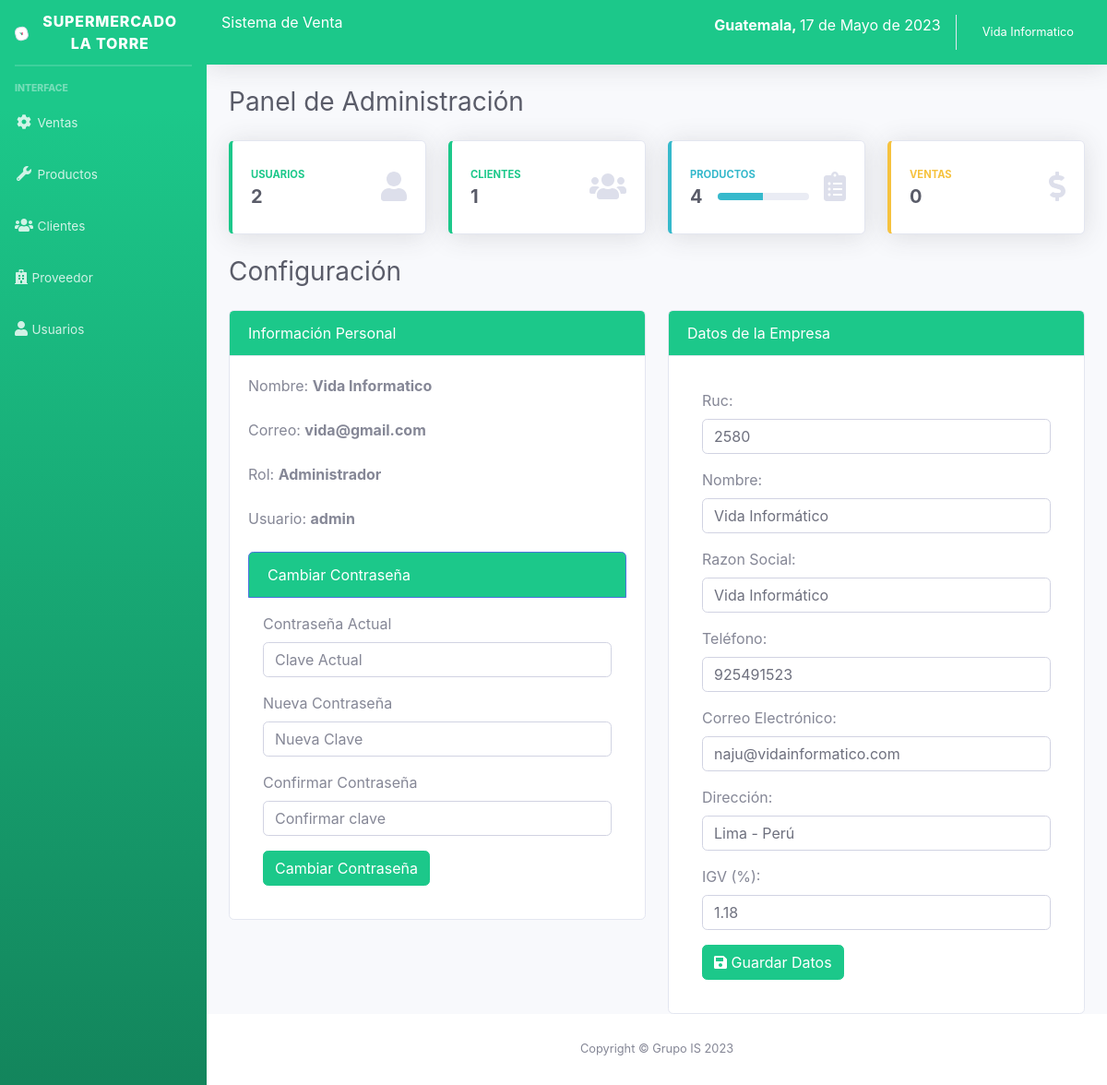
Page /sistema/ (signed in) on the committed database.
### tables this page shows
CREATE TABLE `configuracion` (
  `id` int(11) NOT NULL,
  `dni` int(11) NOT NULL,
  `nombre` varchar(100) NOT NULL,
  `razon_social` varchar(100) NOT NULL,
  `telefono` int(11) NOT NULL,
  `email` varchar(100) NOT NULL,
  `direccion` text NOT NULL,
  `igv` decimal(10,2) NOT NULL
);

### sistema/index.php (the view, shortened to what this page needs)
<?php include_once "includes/header.php"; ?>
<div class="container-fluid">
	<div class="d-sm-flex align-items-center justify-content-between mb-4">
		<h1 class="h3 mb-0 text-gray-800">Panel de Administración</h1>
	</div>
	<div class="row">
		<a class="col-xl-3 col-md-6 mb-4" href="lista_usuarios.php">
			<div class="card border-left-success shadow h-100 py-2">
				<div class="card-body">
					<div class="row no-gutters align-items-center">
						<div class="col mr-2">
							<div class="text-xs font-weight-bold text-success text-uppercase mb-1">Usuarios</div>
							<div class="h5 mb-0 font-weight-bold text-gray-800"><?php echo $data['usuarios']; ?></div>
						</div>
						<div class="col-auto">
							<i class="fas fa-user fa-2x text-gray-300"></i>
						</div>
					</div>
				</div>
			</div>
		</a>
		<a class="col-xl-3 col-md-6 mb-4" href="lista_cliente.php">
			<div class="card border-left-success shadow h-100 py-2">
				<div class="card-body">
					<div class="row no-gutters align-items-center">
						<div class="col mr-2">
							<div class="text-xs font-weight-bold text-success text-uppercase mb-1">Clientes</div>
							<div class="h5 mb-0 font-weight-bold text-gray-800"><?php echo $data['clientes']; ?></div>
						</div>
						<div class="col-auto">
							<i class="fas fa-users fa-2x text-gray-300"></i>
						</div>
					</div>
				</div>
			</div>
		</a>
		<a class="col-xl-3 col-md-6 mb-4" href="lista_productos.php">
			<div class="card border-left-info shadow h-100 py-2">
				<div class="card-body">
					<div class="row no-gutters align-items-center">
						<div class="col mr-2">
							<div class="text-xs font-weight-bold text-info text-uppercase mb-1">Productos</div>
							<div class="row no-gutters align-items-center">
								<div class="col-auto">
									<div class="h5 mb-0 mr-3 font-weight-bold text-gray-800"><?php echo $data['productos']; ?></div>
								</div>
								<div class="col">
									<div class="progress progress-sm mr-2">
										<div class="progress-bar bg-info" role="progressbar" style="width: 50%" aria-valuenow="50" aria-valuemin="0" aria-valuemax="100"></div>
									</div>
								</div>
							</div>
						</div>
						<div class="col-auto">
							<i class="fas fa-clipboard-list fa-2x text-gray-300"></i>
						</div>
					</div>
				</div>
			</div>
		</a>
		<a class="col-xl-3 col-md-6 mb-4" href="ventas.php">
			<div class="card border-left-warning shadow h-100 py-2">
				<div class="card-body">
					<div class="row no-gutters align-items-center">
						<div class="col mr-2">
							<div class="text-xs font-weight-bold text-warning text-uppercase mb-1">Ventas</div>
							<div class="h5 mb-0 font-weight-bold text-gray-800"><?php echo $data['ventas']; ?></div>
						</div>
						<div class="col-auto">
							<i class="fas fa-dollar-sign fa-2x text-gray-300"></i>
						</div>
					</div>
				</div>
			</div>
		</a>
	</div>
	<div class="d-sm-flex align-items-center justify-content-between mb-4">
		<h1 class="h3 mb-0 text-gray-800">Configuración</h1>
	</div>
	<div class="row">
		<div class="col-lg-6">
			<div class="card">
				<div class="card-header bg-success text-white">
					Información Personal
				</div>
				<div class="card-body">
					<div class="form-group">
						<label>Nombre: <strong><?php echo $_SESSION['nombre']; ?></strong></label>
					</div>
					<div class="form-group">
						<label>Correo: <strong><?php echo $_SESSION['email']; ?></strong></label>
					</div>
					<div class="form-group">
						<label>Rol: <strong><?php echo $_SESSION['rol_name']; ?></strong></label>
					</div>
					<div class="form-group">
						<label>Usuario: <strong><?php echo $_SESSION['user']; ?></strong></label>
					</div>
					<ul class="list-group">
						<li class="list-group-item active bg-success">Cambiar Contraseña</li>
						<form action="" method=" post" name="frmChangePass" id="frmChangePass" class="p-3">
							<div class="form-group">
								<label>Contraseña Actual</label>
								<input type="password" name="actual" id="actual" placeholder="Clave Actual" required class="form-control">
							</div>
							<div class="form-group">
								<label>Nueva Contraseña</label>
								<input type="password" name="nueva" id="nueva" placeholder="Nueva Clave" required class="form-control">
							</div>
							<div class="form-group">
								<label>Confirmar Contraseña</label>
								<input type="password" name="confirmar" id="confirmar" placeholder="Confirmar clave" required class="form-control">
							</div>
							<div>
								<button type="submit" class="btn btn-success btnChangePass">Cambiar Contraseña</button>
							</div>
						</form>
					</ul>
				</div>
			</div>
		</div>
		<?php if ($_SESSION['rol'] == 1) { ?>
			<div class="col-lg-6">
				<div class="card">
					<div class="card-header bg-success text-white">
						Datos de la Empresa
					</div>
					<div class="card-body">
						<form action="empresa.php" method="post" id="frmEmpresa" class="p-3">
							<div class="form-group">
								<label>Ruc:</label>
								<input type="number" name="txtDni" value="<?php echo $dni; ?>" id="txtDni" placeholder="Dni de la Empresa" required class="form-control">
							</div>
							<div class="form-group">
								<label>Nombre:</label>
								<input type="text" name="txtNombre" class="form-control" value="<?php echo $nombre_empresa; ?>" id="txtNombre" placeholder="Nombre de la Empresa" required class="form-control">
							</div>
							<div class="form-group">
								<label>Razon Social:</label>
								<input type="text" name="txtRSocial" class="form-control" value="<?php echo $razonSocial; ?>" id="txtRSocial" placeholder="Razon Social de la Empresa">
							</div>
							<div class="form-group">
								<label>Teléfono:</label>
								<input type="number" name="txtTelEmpresa" class="form-control" value="<?php echo $telEmpresa; ?>" id="txtTelEmpresa" placeholder="teléfono de la Empresa" required>
							</div>
							<div class="form-group">
								<label>Correo Electrónico:</label>
								<input type="email" name="txtEmailEmpresa" class="form-control" value="<?php echo $emailEmpresa; ?>" id="txtEmailEmpresa" placeholder="Correo de la Empresa" required>
							</div>
							<div class="form-group">
								<label>Dirección:</label>
								<input type="text" name="txtDirEmpresa" class="form-control" value="<?php echo $dirEmpresa; ?>" id="txtDirEmpresa" placeholder="Dirreción de la Empresa" required>
							</div>
							<div class="form-group">
								<label>IGV (%):</label>
								<input type="text" name="txtIgv" class="form-control" value="<?php echo $igv; ?>" id="txtIgv" placeholder="IGV de la Empresa" required>
							</div>
							<div>
								<button type="submit" class="btn btn-success btnChangePass"><i class="fas fa-save"></i> Guardar Datos</button>
							</div>
						</form>
					</div>
				</div>
			</div>
		<?php } ?>
	</div>
</div>
</div>
<?php include_once "includes/footer.php"; ?>

### sistema/includes/header.php (shortened to what this page needs)
<?php
include "includes/functions.php";
include "../conexion.php";
$query_empresa = mysqli_query($conexion, "SELECT * FROM configuracion");
$row_empresa = mysqli_num_rows($query_empresa);
if ($row_empresa > 0) {
	if ($infoEmpresa = mysqli_fetch_assoc($query_empresa)) {
		$dni = $infoEmpresa['dni'];
		$nombre_empresa = $infoEmpresa['nombre'];
		$razonSocial = $infoEmpresa['razon_social'];
		$telEmpresa = $infoEmpresa['telefono'];
		$emailEmpresa = $infoEmpresa['email'];
		$dirEmpresa = $infoEmpresa['direccion'];
		$igv = $infoEmpresa['igv'];
	}
}
?>
<!DOCTYPE html>
<html lang="en">
<head>
	<link href="css/sb-admin-2.min.css" rel="stylesheet">
	<link rel="stylesheet" href="css/dataTables.bootstrap4.min.css">
</head>
<body id="page-top">
	<?php
	include "../conexion.php";
	$query_data = mysqli_query($conexion, "CALL data();");
	$result_data = mysqli_num_rows($query_data);
	if ($result_data > 0) {
		$data = mysqli_fetch_assoc($query_data);
	}
	?>
	<div id="wrapper">
		<?php include_once "includes/menu.php"; ?>
		<div id="content-wrapper" class="d-flex flex-column">
			<div id="content">
				<nav class="navbar navbar-expand navbar-light bg-success text-white topbar mb-4 static-top shadow">
					<div class="input-group">
						<h6>Sistema de Venta</h6>
						<p class="ml-auto"><strong>Guatemala, </strong><?php echo fechaPeru(); ?></p>
					</div>
					<ul class="navbar-nav ml-auto">
						<li class="nav-item dropdown no-arrow">
							<a class="nav-link dropdown-toggle" href="#" id="userDropdown" role="button" data-toggle="dropdown" aria-haspopup="true" aria-expanded="false">
								<span class="mr-2 d-none d-lg-inline small text-white"><?php echo $_SESSION['nombre']; ?></span>
							</a>
						</li>
					</ul>
				</nav>

### sistema/includes/menu.php (shortened to what this page needs)
<ul class="navbar-nav bg-gradient-success sidebar sidebar-dark accordion" id="accordionSidebar">
	<a class="sidebar-brand d-flex align-items-center justify-content-center" href="index.php">
		<div class="sidebar-brand-icon rotate-n-15">
			<img src="img/torre.jpg" class="img-thumbnail">
		</div>
		<div class="sidebar-brand-text mx-3">Supermercado la Torre</div>
	</a>
	<hr class="sidebar-divider my-0">
	<hr class="sidebar-divider">
	<div class="sidebar-heading">
		Interface
	</div>
	<li class="nav-item">
		<a class="nav-link collapsed" href="#" data-toggle="collapse" data-target="#collapseTwo" aria-expanded="true" aria-controls="collapseTwo">
			<i class="fas fa-fw fa-cog"></i>
			<span>Ventas</span>
		</a>
	</li>
	<li class="nav-item">
		<a class="nav-link collapsed" href="#" data-toggle="collapse" data-target="#collapseUtilities" aria-expanded="true" aria-controls="collapseUtilities">
			<i class="fas fa-fw fa-wrench"></i>
			<span>Productos</span>
		</a>
	</li>
	<li class="nav-item">
		<a class="nav-link collapsed" href="#" data-toggle="collapse" data-target="#collapseClientes" aria-expanded="true" aria-controls="collapseUtilities">
			<i class="fas fa-users"></i>
			<span>Clientes</span>
		</a>
	</li>
	<li class="nav-item">
		<a class="nav-link collapsed" href="#" data-toggle="collapse" data-target="#collapseProveedor" aria-expanded="true" aria-controls="collapseUtilities">
			<i class="fas fa-hospital"></i>
			<span>Proveedor</span>
		</a>
	</li>
	<?php if ($_SESSION['rol'] == 1) { ?>
		<li class="nav-item">
			<a class="nav-link collapsed" href="#" data-toggle="collapse" data-target="#collapseUsuarios" aria-expanded="true" aria-controls="collapseUtilities">
				<i class="fas fa-user"></i>
				<span>Usuarios</span>
			</a>
		</li>
	<?php } ?>
</ul>

### sistema/includes/footer.php (shortened to what this page needs)
<footer class="sticky-footer bg-white">
  <div class="container my-auto">
    <div class="copyright text-center my-auto">
      <span>Copyright &copy; Grupo IS <?php echo date("Y"); ?></span>
    </div>
  </div>
</footer>
</div>
</div>
</body>
</html>

### rows in the picture
configuracion: txtDni "2580", txtNombre "Vida Informático", txtRSocial "Vida Informático", txtTelEmpresa "925491523", txtEmailEmpresa "naju@vidainformatico.com", txtDirEmpresa "Lima - Perú", txtIgv "1.18"

### other values in the picture
fechaPeru() "17 de Mayo de 2023"
$_SESSION['nombre'] "Vida Informatico"
$data['usuarios'] "2"
$data['clientes'] "1"
$data['productos'] "4"
$data['ventas'] "0"
$_SESSION['email'] "vida@gmail.com"
$_SESSION['rol_name'] "Administrador"
$_SESSION['user'] "admin"
